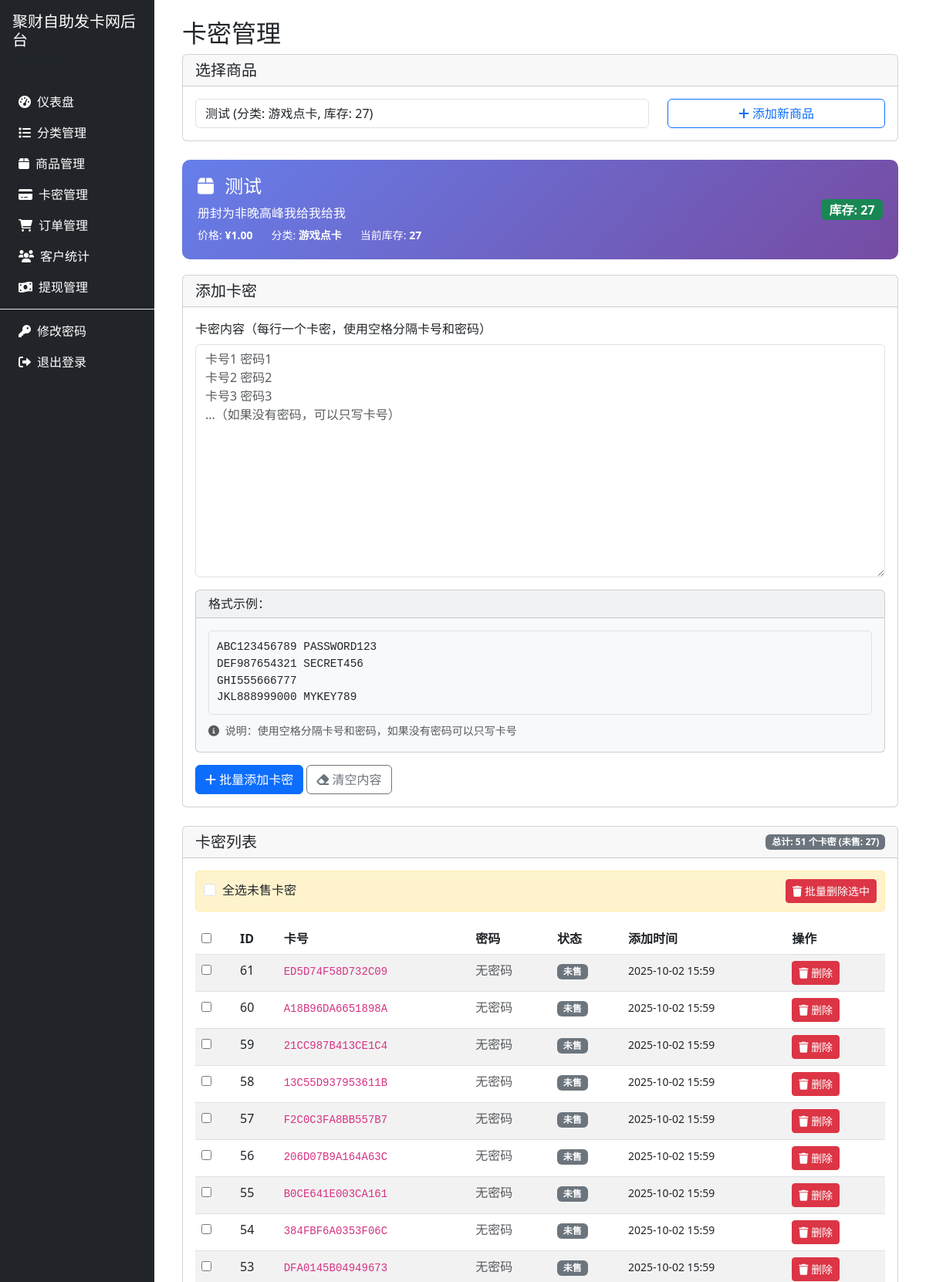
Screenshot of /admin/cards.php?product_id=7 (signed in, upper part) with the database file from the repository.
### tables this page shows
CREATE TABLE `products` (
  `id` int(11) NOT NULL AUTO_INCREMENT,
  `category_id` int(11) DEFAULT NULL,
  `name` varchar(200) NOT NULL,
  `description` text,
  `price` decimal(10,2) NOT NULL,
  `status` tinyint(4) DEFAULT '1',
  `created_at` timestamp NULL DEFAULT CURRENT_TIMESTAMP,
  PRIMARY KEY (`id`),
  KEY `idx_products_category_status` (`category_id`,`status`),
  CONSTRAINT `products_ibfk_1` FOREIGN KEY (`category_id`) REFERENCES `categories` (`id`) ON DELETE SET NULL
);

CREATE TABLE `categories` (
  `id` int(11) NOT NULL AUTO_INCREMENT,
  `name` varchar(100) NOT NULL,
  `description` text,
  `status` tinyint(4) DEFAULT '1',
  `sort_order` int(11) DEFAULT '0',
  `created_at` timestamp NULL DEFAULT CURRENT_TIMESTAMP,
  `balance` decimal(10,2) DEFAULT '0.00',
  `random_slug` varchar(50) DEFAULT NULL,
  PRIMARY KEY (`id`),
  KEY `idx_categories_slug` (`random_slug`)
);

CREATE TABLE `cards` (
  `id` int(11) NOT NULL AUTO_INCREMENT,
  `product_id` int(11) DEFAULT NULL,
  `card_number` varchar(255) NOT NULL,
  `card_password` varchar(255) DEFAULT NULL,
  `status` tinyint(4) DEFAULT '0',
  `created_at` timestamp NULL DEFAULT CURRENT_TIMESTAMP,
  PRIMARY KEY (`id`),
  KEY `idx_cards_product_status` (`product_id`,`status`),
  CONSTRAINT `cards_ibfk_1` FOREIGN KEY (`product_id`) REFERENCES `products` (`id`) ON DELETE CASCADE
);

### includes/functions.php (called while the page is built, shortened)
<?php
require_once 'config.php';
function getProductById($id) {
    global $pdo;
    try {
        $stmt = $pdo->prepare("SELECT p.*, c.name as category_name FROM products p
                              LEFT JOIN categories c ON p.category_id = c.id
                              WHERE p.id = ? AND p.status = 1");
        $stmt->execute([$id]);
        return $stmt->fetch(PDO::FETCH_ASSOC);
    } catch (PDOException $e) {
        error_log("获取商品失败: " . $e->getMessage());
        return false;
    }
}
function getProductStock($product_id) {
    global $pdo;
    try {
        $stmt = $pdo->prepare("SELECT COUNT(*) as stock FROM cards WHERE product_id = ? AND status = 0");
        $stmt->execute([$product_id]);
        $result = $stmt->fetch(PDO::FETCH_ASSOC);
        return $result['stock'] ?: 0;
    } catch (PDOException $e) {
        error_log("获取商品库存失败: " . $e->getMessage());
        return 0;
    }
}
?>

### admin/cards.php (the view, shortened to what this page needs)
<?php
require_once '../includes/functions.php';
$product_id = isset($_GET['product_id']) ? intval($_GET['product_id']) : 0;
if ($product_id) {
    $product = getProductById($product_id);
}
if ($product_id) {
    $cards_stmt = $pdo->prepare("SELECT * FROM cards WHERE product_id = ? ORDER BY status ASC, id DESC");
    $cards_stmt->execute([$product_id]);
    $cards = $cards_stmt->fetchAll(PDO::FETCH_ASSOC);
}
$products = $pdo->query("SELECT p.*, c.name as category_name FROM products p LEFT JOIN categories c ON p.category_id = c.id WHERE p.status = 1 ORDER BY p.id DESC")->fetchAll();
?>
<!DOCTYPE html>
<html lang="zh-CN">
<head>
    <link href="https://cdn.jsdelivr.net/npm/bootstrap@5.3.0-alpha1/dist/css/bootstrap.min.css" rel="stylesheet">
    <link rel="stylesheet" href="https://cdnjs.cloudflare.com/ajax/libs/font-awesome/6.0.0/css/all.min.css">
</head>
<body>
    <div class="container-fluid">
        <div class="row">
            <div class="col-md-2 bg-dark text-white min-vh-100 p-0">
                <?php include 'sidebar.php'; ?>
            </div>
            <div class="col-md-10">
                <div class="p-4">
                    <h2>卡密管理</h2>
                    <div class="card mb-4">
                        <div class="card-header">
                            <h5 class="mb-0">选择商品</h5>
                        </div>
                        <div class="card-body">
                            <form method="GET">
                                <div class="row">
                                    <div class="col-md-8">
                                        <select name="product_id" class="form-control" onchange="this.form.submit()">
                                            <?php foreach ($products as $prod): ?>
                                            <option value="<?php echo $prod['id']; ?>" <?php echo $product_id == $prod['id'] ? 'selected' : ''; ?>>
                                                <?php echo htmlspecialchars($prod['name']); ?>
                                                (分类: <?php echo htmlspecialchars($prod['category_name']); ?>,
                                            </option>
                                            <?php endforeach; ?>
                                        </select>
                                    </div>
                                    <div class="col-md-4">
                                        <a href="products.php" class="btn btn-outline-primary w-100">
                                            <i class="fas fa-plus"></i> 添加新商品
                                        </a>
                                    </div>
                                </div>
                            </form>
                        </div>
                    </div>
                    <?php if ($product_id && $product): ?>
                    <div class="card-info-box">
                        <div class="row align-items-center">
                            <div class="col-md-8">
                                <h4 class="mb-2">
                                    <i class="fas fa-box me-2"></i>
                                    <?php echo htmlspecialchars($product['name']); ?>
                                </h4>
                                <p class="mb-1"><?php echo htmlspecialchars($product['description']); ?></p>
                                <div class="d-flex gap-4">
                                    <div>
                                        <small>价格: <strong>¥<?php echo number_format($product['price'], 2); ?></strong></small>
                                    </div>
                                    <div>
                                        <small>分类: <strong><?php echo htmlspecialchars($product['category_name']); ?></strong></small>
                                    </div>
                                    <div>
                                        <small>当前库存: <strong><?php echo getProductStock($product_id); ?></strong></small>
                                    </div>
                                </div>
                            </div>
                            <div class="col-md-4 text-end">
                                <span class="badge bg-<?php echo getProductStock($product_id) > 0 ? 'success' : 'danger'; ?> fs-6">
                                    库存: <?php echo getProductStock($product_id); ?>
                                </span>
                            </div>
                        </div>
                    </div>
                    <div class="card mb-4">
                        <div class="card-header">
                            <h5 class="mb-0">添加卡密</h5>
                        </div>
                        <div class="card-body">
                            <form method="POST">
                                <div class="mb-3">
                                    <label class="form-label">
                                        卡密内容（每行一个卡密，使用空格分隔卡号和密码）
                                    </label>
                                    <textarea name="cards" class="form-control" rows="12" placeholder="卡号1 密码1&#10;卡号2 密码2&#10;卡号3 密码3&#10;...（如果没有密码，可以只写卡号）" required></textarea>
                                </div>
                                <div class="card bg-light">
                                    <div class="card-header">
                                        <h6 class="mb-0">格式示例：</h6>
                                    </div>
                                    <div class="card-body">
                                        <div class="card-example">
                                            ABC123456789 PASSWORD123<br>
                                            DEF987654321 SECRET456<br>
                                            GHI555666777<br>
                                            JKL888999000 MYKEY789
                                        </div>
                                        <div class="mt-2">
                                            <small class="text-muted">
                                                <i class="fas fa-info-circle me-1"></i>
                                                说明：使用空格分隔卡号和密码，如果没有密码可以只写卡号
                                            </small>
                                        </div>
                                    </div>
                                </div>
                                <div class="mt-3">
                                    <button type="submit" class="btn btn-primary">
                                        <i class="fas fa-plus"></i> 批量添加卡密
                                    </button>
                                    <button type="button" class="btn btn-outline-secondary" onclick="clearForm()">
                                        <i class="fas fa-eraser"></i> 清空内容
                                    </button>
                                </div>
                            </form>
                        </div>
                    </div>
                    <div class="card">
                        <div class="card-header d-flex justify-content-between align-items-center">
                            <h5 class="mb-0">卡密列表</h5>
                            <span class="badge bg-secondary">
                                总计: <?php echo count($cards); ?> 个卡密
                                (未售: <?php echo count(array_filter($cards, function($c) { return $c['status'] == 0; })); ?>)
                            </span>
                        </div>
                        <div class="card-body">
                            <?php if (!empty($cards)): ?>
                            <div class="batch-actions">
                                <form method="POST" id="batchForm">
                                    <div class="d-flex justify-content-between align-items-center">
                                        <div class="form-check">
                                            <input class="form-check-input" type="checkbox" id="selectAll">
                                            <label class="form-check-label" for="selectAll">
                                                全选未售卡密
                                            </label>
                                        </div>
                                        <div>
                                            <button type="button" class="btn btn-danger btn-sm" onclick="confirmBatchDelete()">
                                                <i class="fas fa-trash"></i> 批量删除选中
                                            </button>
                                        </div>
                                    </div>
                                </form>
                            </div>
                            <div class="table-responsive">
                                <table class="table table-striped table-hover">
                                    <thead>
                                        <tr>
                                            <th width="50">
                                                <input type="checkbox" id="selectAllHeader">
                                            </th>
                                            <th>ID</th>
                                            <th>卡号</th>
                                            <th>密码</th>
                                            <th>状态</th>
                                            <th>添加时间</th>
                                            <th>操作</th>
                                        </tr>
                                    </thead>
                                    <tbody>
                                        <?php foreach ($cards as $card): ?>
                                        <tr class="<?php echo $card['status'] ? 'table-success' : ''; ?>">
                                            <td>
                                                <?php if (!$card['status']): ?>
                                                <input type="checkbox" class="card-checkbox" name="card_ids[]" value="<?php echo $card['id']; ?>">
                                                <?php endif; ?>
                                            </td>
                                            <td><?php echo $card['id']; ?></td>
                                            <td>
                                                <code><?php echo htmlspecialchars($card['card_number']); ?></code>
                                            </td>
                                            <td>
                                                <?php if ($card['card_password']): ?>
                                                <code><?php echo htmlspecialchars($card['card_password']); ?></code>
                                                <?php else: ?>
                                                <span class="text-muted">无密码</span>
                                                <?php endif; ?>
                                            </td>
                                            <td>
                                                <span class="badge bg-<?php echo $card['status'] ? 'success' : 'secondary'; ?>">
                                                    <?php echo $card['status'] ? '已售' : '未售'; ?>
                                                </span>
                                            </td>
                                            <td>
                                                <small><?php echo date('Y-m-d H:i', strtotime($card['created_at'])); ?></small>
                                            </td>
                                            <td>
                                                <?php if (!$card['status']): ?>
                                                <a href="cards.php?delete_card=<?php echo $card['id']; ?>"
                                                   class="btn btn-sm btn-danger"
                                                   onclick="return confirm('确定删除这个卡密吗？此操作不可恢复！')">
                                                    <i class="fas fa-trash"></i> 删除
                                                </a>
                                                <?php else: ?>
                                                <span class="text-muted">已售出</span>
                                                <?php endif; ?>
                                            </td>
                                        </tr>
                                        <?php endforeach; ?>
                                    </tbody>
                                </table>
                            </div>
                            <?php endif; ?>
                        </div>
                    </div>
                    <?php elseif ($product_id && !$product): ?>
                    <div class="alert alert-danger">
                        <i class="fas fa-exclamation-triangle"></i> 商品不存在或已被删除
                    </div>
                    <?php endif; ?>
                </div>
            </div>
        </div>
    </div>
</body>
</html>

### admin/cards.php (style rules this page uses)
.card-info-box { background: linear-gradient(135deg, #667eea 0%, #764ba2 100%); color: white; border-radius: 10px; padding: 20px; margin-bottom: 20px; }
.card-example { background: #f8f9fa; border: 1px solid #dee2e6; border-radius: 5px; padding: 10px; font-family: 'Courier New', monospace; font-size: 0.9rem; }
.batch-actions { background: #fff3cd; border: 1px solid #ffeaa7; border-radius: 5px; padding: 10px; margin-bottom: 15px; }

### rows the page displays
products: name "测试", description "册封为非晚高峰我给我给我", price "1.00", category.name "游戏点卡"
cards: id "61", card_number "ED5D74F58D732C09", card_password "无密码", status "未售", created_at "2025-10-02 15:59"
cards: id "60", card_number "A18B96DA6651898A", card_password "无密码", status "未售", created_at "2025-10-02 15:59"
cards: id "59", card_number "21CC987B413CE1C4", card_password "无密码", status "未售", created_at "2025-10-02 15:59"
cards: id "58", card_number "13C55D937953611B", card_password "无密码", status "未售", created_at "2025-10-02 15:59"
cards: id "57", card_number "F2C0C3FA8BB557B7", card_password "无密码", status "未售", created_at "2025-10-02 15:59"
cards: id "56", card_number "206D07B9A164A63C", card_password "无密码", status "未售", created_at "2025-10-02 15:59"
cards: id "55", card_number "B0CE641E003CA161", card_password "无密码", status "未售", created_at "2025-10-02 15:59"
cards: id "54", card_number "384FBF6A0353F06C", card_password "无密码", status "未售", created_at "2025-10-02 15:59"
cards: id "53", card_number "DFA0145B04949673", card_password "无密码", status "未售", created_at "2025-10-02 15:59"

### other values shown
SITE_NAME "聚财自助发卡网"
getProductStock($product_id) "27"
count($cards) "51"
form field product_id "测试 (分类: 游戏点卡, 库存: 27)"
